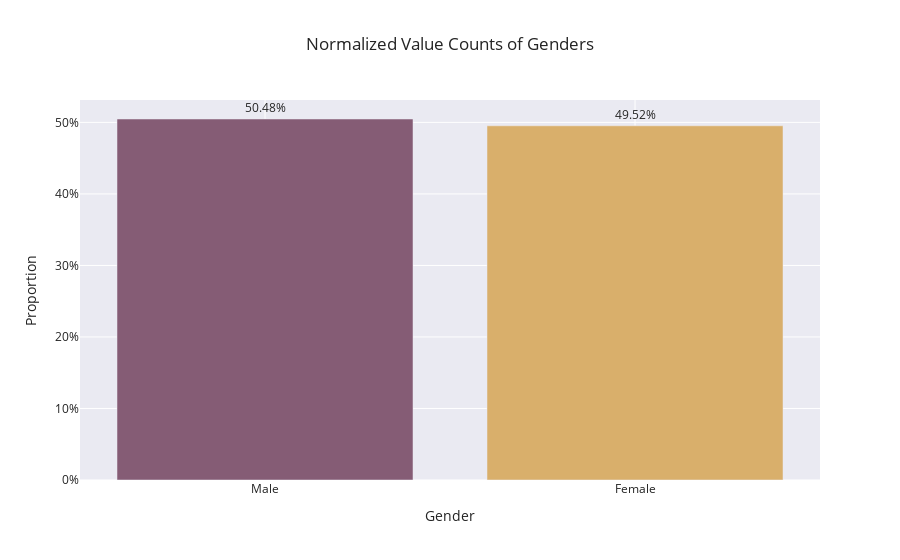

This figure's notebook cell:
### Code cell
# Rename columns for clarity
gender_counts.columns = ['Gender', 'Percentage']

# Create a bar chart
fig = px.bar(
    gender_counts,
    x='Gender',
    y='Percentage',
    title='Normalized Value Counts of Genders',
    text='Percentage',
    labels={'Percentage': 'Proportion'},
    color='Gender',
    color_discrete_sequence=px.colors.qualitative.Antique
)

# Update layout for better readability
fig.update_traces(texttemplate='%{text:.2%}', textposition='outside')
fig.update_layout(
    yaxis_tickformat=".0%",
    xaxis_title="Gender",
    yaxis_title="Proportion",
    template="ggplot2+seaborn",
    showlegend=False

)

fig.show()

### Figure 1 — Plotly figure (JSON) as saved in the notebook; plotly's stock layout.template omitted (floating-point values rounded to 4 significant figures)
{"data": [{"alignmentgroup": "True", "hovertemplate": "Gender=%{x}<br>Proportion=%{text}<extra></extra>", "legendgroup": "Male", "marker": {"color": "rgb(133, 92, 117)", "pattern": {"shape": ""}}, "name": "Male", "offsetgroup": "Male", "orientation": "v", "showlegend": true, "text": [0.5048], "textposition": "outside", "texttemplate": "%{text:.2%}", "type": "bar", "x": ["Male"], "xaxis": "x", "y": [0.5048], "yaxis": "y"}, {"alignmentgroup": "True", "hovertemplate": "Gender=%{x}<br>Proportion=%{text}<extra></extra>", "legendgroup": "Female", "marker": {"color": "rgb(217, 175, 107)", "pattern": {"shape": ""}}, "name": "Female", "offsetgroup": "Female", "orientation": "v", "showlegend": true, "text": [0.4952], "textposition": "outside", "texttemplate": "%{text:.2%}", "type": "bar", "x": ["Female"], "xaxis": "x", "y": [0.4952], "yaxis": "y"}], "layout": {"barmode": "relative", "legend": {"title": {"text": "Gender"}, "tracegroupgap": 0}, "showlegend": false, "title": {"text": "Normalized Value Counts of Genders"}, "xaxis": {"anchor": "y", "categoryarray": ["Male", "Female"], "categoryorder": "array", "domain": [0, 1], "title": {"text": "Gender"}}, "yaxis": {"anchor": "x", "domain": [0, 1], "tickformat": ".0%", "title": {"text": "Proportion"}}}}
